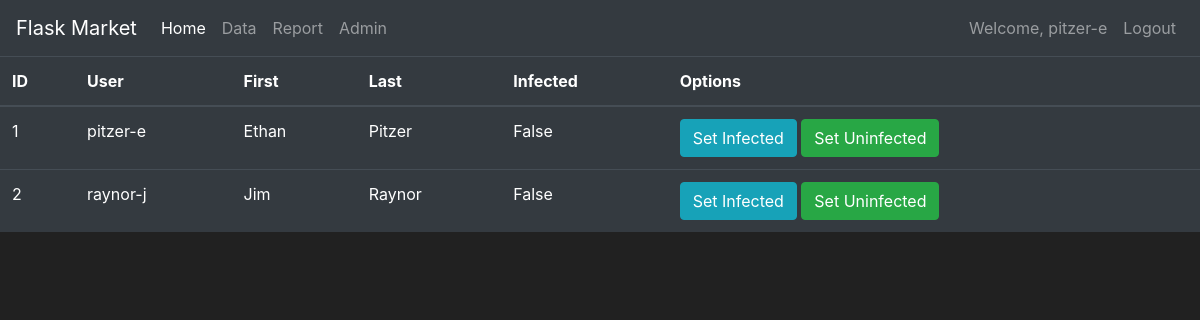
Page /admin (signed in) on the earlier database version.
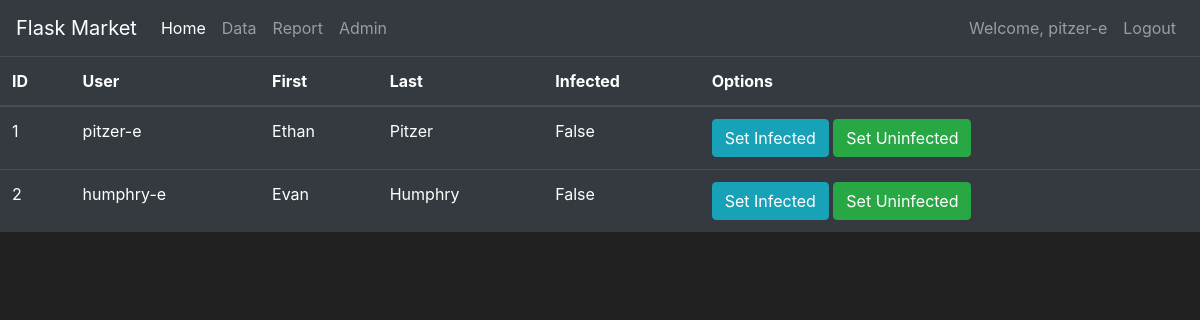
Same page on the later database version.
### tracker/models.py (models this page shows, shortened)
class User(db.Model, UserMixin):
    first = db.Column(db.String(length=30), nullable=False)
    last = db.Column(db.String(length=30), nullable=False)
    username = db.Column(db.String(length=30), nullable=False, unique=True)
    password_hash = db.Column(db.String(length=60), nullable=False)
    is_infected = db.Column(db.Boolean(), nullable=False, default=False)
    id = db.Column(db.Integer(), primary_key=True)
    @property
    def password(self):
        return self.password

### tracker/routes.py (the view)
@app.route('/admin')
@login_required
def admin_page():
    users = User.query.all()
    return render_template('admin.html', users=users)

### tracker/models.py (called while the page is built)
@login_manager.user_loader
def load_user(user_id):
    return User.query.get(int(user_id))

### tracker/templates/admin.html (shortened to what this page needs)
{% extends 'base.html' %}
{% block content %}
<table class="table table-hover table-dark">
	<thead>
		<tr>
			<th scope="col">ID</th>
			<th scope="col">User</th>
			<th scope="col">First</th>
			<th scope="col">Last</th>
			<th scope="col">Infected</th>
			<th scope="col">Options</th>
		</tr>
	</thead>
	<tbody>
		{% for user in users %}
		<tr>
			<td>{{ user.id }}</td>
			<td>{{ user.username }}</td>
			<td>{{ user.first }}</td>
			<td>{{ user.last }}</td>
			<td>{{ user.is_infected }}</td>
			<td>
				<button class="btn btn-outline btn-info">Set Infected</button>
				<button class="btn btn-outline btn-success">Set Uninfected</button>
			</td>
		</tr> {% endfor %} </tbody>
</table> {% endblock %}

### tracker/templates/base.html (shortened to what this page needs)
<!doctype html>
<html lang="en">
<head>
	<link rel="stylesheet" href="https://cdn.jsdelivr.net/npm/bootstrap@4.5.3/dist/css/bootstrap.min.css">
</head>
<body>
	<nav class="navbar navbar-expand-md navbar-dark bg-dark"> <a class="navbar-brand" href="#">Flask Market</a>
		<div class="collapse navbar-collapse" id="navbarNav">
			<ul class="navbar-nav mr-auto">
				<li class="nav-item active"> <a class="nav-link" href="{{ url_for('home_page') }}">Home <span class="sr-only">(current)</span></a> </li>
				<li class="nav-item"> <a class="nav-link" href="{{ url_for('data_page') }}">Data</a> </li>
				<li class="nav-item"> <a class="nav-link" href="{{ url_for('report_page') }}">Report</a> </li>
				<li class="nav-item"> <a class="nav-link" href="{{ url_for('admin_page') }}">Admin</a> </li>
			</ul>
			{% if current_user.is_authenticated %}
			<ul class="navbar-nav">
				<li class="nav-item"> <a class="nav-link">Welcome, {{ current_user.username }}</a> </li>
				<li class="nav-item"> <a class="nav-link" href="{{ url_for('logout_page') }}">Logout</a> </li>
			</ul> {% else %}
			<ul class="navbar-nav">
				<li class="nav-item"> <a class="nav-link" href="{{ url_for('login_page') }}">Login</a> </li>
				<li class="nav-item"> <a class="nav-link" href="{{ url_for('register_page') }}">Register</a> </li>
			</ul> {% endif %} </div>
	</nav>  {% block content %} {% endblock %}
	<link rel="stylesheet" href="https://cdnjs.cloudflare.com/ajax/libs/bootstrap-datepicker/1.4.1/css/bootstrap-datepicker3.css" /> </body>
</html>

### tracker/templates/base.html (style rules this page uses)
body { background-color: #212121; color: white }

Differences in the rows shown:
changed User id 2: username "raynor-j" → "humphry-e"; first "Jim" → "Evan"; last "Raynor" → "Humphry"
